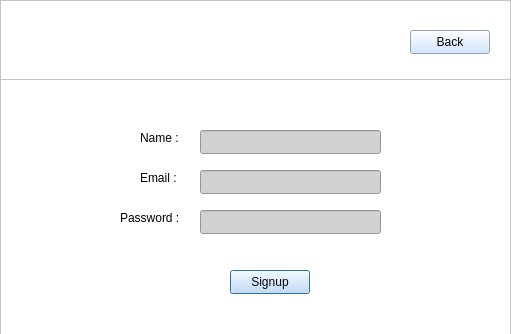
<?xml version="1.0" encoding="UTF-8"?>
<ui version="4.0">
 <class>SignupScreen</class>
 <widget class="QDialog" name="SignupScreen">
  <property name="geometry">
   <rect>
    <x>0</x>
    <y>0</y>
    <width>511</width>
    <height>334</height>
   </rect>
  </property>
  <property name="windowTitle">
   <string>Dialog</string>
  </property>
  <widget class="QFrame" name="frame">
   <property name="geometry">
    <rect>
     <x>0</x>
     <y>0</y>
     <width>511</width>
     <height>341</height>
    </rect>
   </property>
   <property name="styleSheet">
    <string notr="true">background-color: rgb(255, 255, 255);</string>
   </property>
   <property name="frameShape">
    <enum>QFrame::Shape::StyledPanel</enum>
   </property>
   <property name="frameShadow">
    <enum>QFrame::Shadow::Raised</enum>
   </property>
   <widget class="QPushButton" name="signupButton">
    <property name="geometry">
     <rect>
      <x>230</x>
      <y>270</y>
      <width>80</width>
      <height>24</height>
     </rect>
    </property>
    <property name="styleSheet">
     <string notr="true">color: rgb(8, 8, 8);
background-color: rgb(200, 223, 255);</string>
    </property>
    <property name="text">
     <string>Signup</string>
    </property>
   </widget>
   <widget class="QLabel" name="label_3">
    <property name="geometry">
     <rect>
      <x>120</x>
      <y>210</y>
      <width>61</width>
      <height>16</height>
     </rect>
    </property>
    <property name="styleSheet">
     <string notr="true">color: rgb(0, 0, 0);</string>
    </property>
    <property name="text">
     <string>Password : </string>
    </property>
   </widget>
   <widget class="QLineEdit" name="passwordInput">
    <property name="geometry">
     <rect>
      <x>200</x>
      <y>210</y>
      <width>181</width>
      <height>24</height>
     </rect>
    </property>
    <property name="styleSheet">
     <string notr="true">color: rgb(0, 0, 0);
background-color: rgb(209, 209, 209);</string>
    </property>
   </widget>
   <widget class="QLabel" name="label_2">
    <property name="geometry">
     <rect>
      <x>140</x>
      <y>170</y>
      <width>49</width>
      <height>16</height>
     </rect>
    </property>
    <property name="styleSheet">
     <string notr="true">color: rgb(0, 0, 0);</string>
    </property>
    <property name="text">
     <string>Email : </string>
    </property>
   </widget>
   <widget class="QLineEdit" name="emailInput">
    <property name="geometry">
     <rect>
      <x>200</x>
      <y>170</y>
      <width>181</width>
      <height>24</height>
     </rect>
    </property>
    <property name="styleSheet">
     <string notr="true">color: rgb(0, 0, 0);
background-color: rgb(209, 209, 209);</string>
    </property>
   </widget>
   <widget class="QLabel" name="label">
    <property name="geometry">
     <rect>
      <x>140</x>
      <y>130</y>
      <width>49</width>
      <height>16</height>
     </rect>
    </property>
    <property name="styleSheet">
     <string notr="true">color: rgb(0, 0, 0);</string>
    </property>
    <property name="text">
     <string>Name : </string>
    </property>
   </widget>
   <widget class="QLineEdit" name="nameInput">
    <property name="geometry">
     <rect>
      <x>200</x>
      <y>130</y>
      <width>181</width>
      <height>24</height>
     </rect>
    </property>
    <property name="styleSheet">
     <string notr="true">color: rgb(0, 0, 0);
background-color: rgb(209, 209, 209);</string>
    </property>
   </widget>
   <widget class="QFrame" name="frame_2">
    <property name="geometry">
     <rect>
      <x>0</x>
      <y>0</y>
      <width>511</width>
      <height>80</height>
     </rect>
    </property>
    <property name="styleSheet">
     <string notr="true">background-color: rgb(0, 36, 89
);</string>
    </property>
    <property name="frameShape">
     <enum>QFrame::Shape::StyledPanel</enum>
    </property>
    <property name="frameShadow">
     <enum>QFrame::Shadow::Raised</enum>
    </property>
    <widget class="QPushButton" name="backButton">
     <property name="geometry">
      <rect>
       <x>410</x>
       <y>30</y>
       <width>80</width>
       <height>24</height>
      </rect>
     </property>
     <property name="styleSheet">
      <string notr="true">color: rgb(8, 8, 8);
background-color: rgb(200, 223, 255);</string>
     </property>
     <property name="text">
      <string>Back</string>
     </property>
    </widget>
    <widget class="QLabel" name="label_4">
     <property name="geometry">
      <rect>
       <x>20</x>
       <y>10</y>
       <width>151</width>
       <height>51</height>
      </rect>
     </property>
     <property name="font">
      <font>
       <family>Rockwell</family>
       <pointsize>28</pointsize>
       <bold>true</bold>
      </font>
     </property>
     <property name="styleSheet">
      <string notr="true">color: rgb(255, 255, 255);</string>
     </property>
     <property name="text">
      <string>Sign-Up</string>
     </property>
    </widget>
   </widget>
  </widget>
 </widget>
 <resources/>
 <connections/>
</ui>
